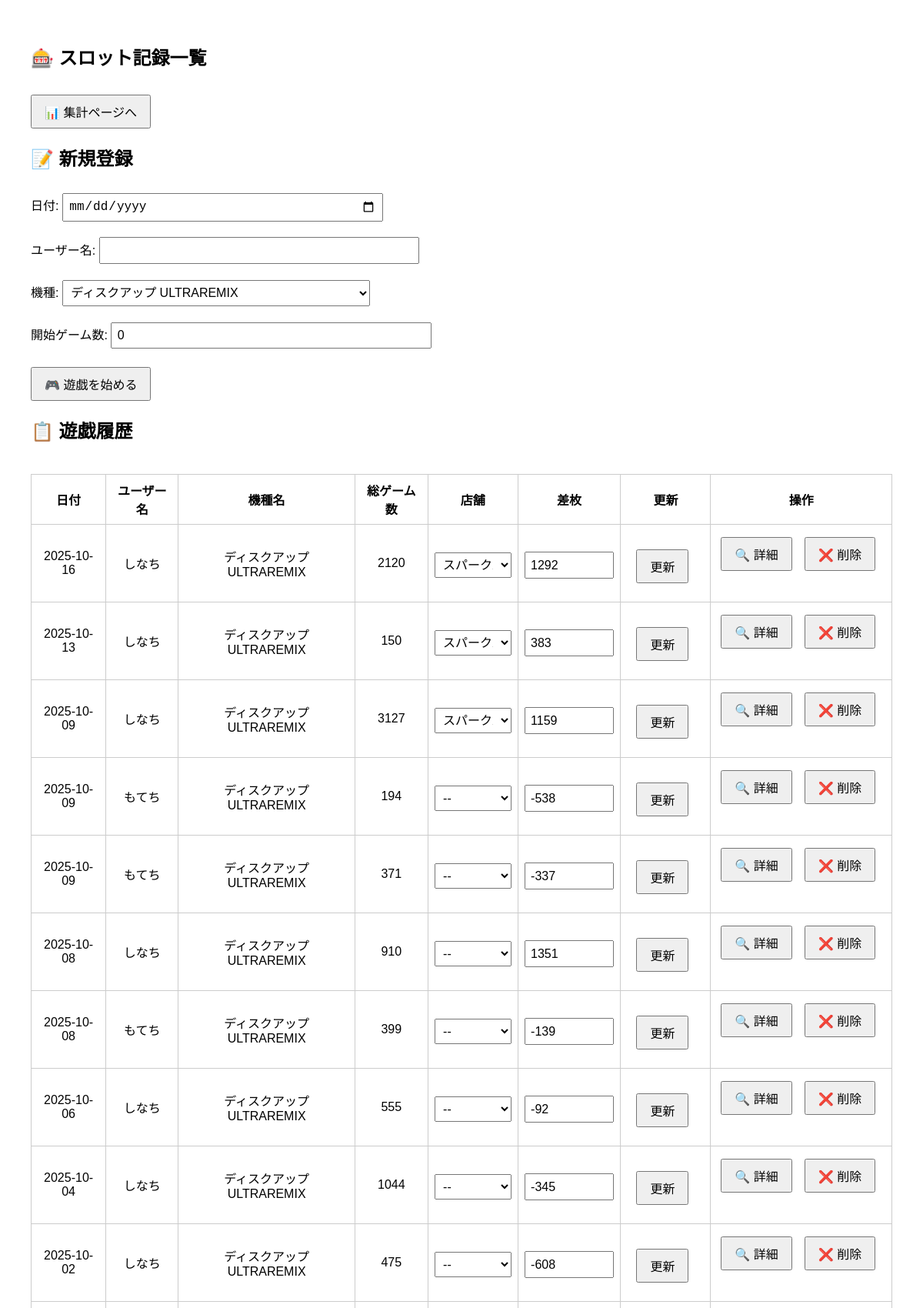
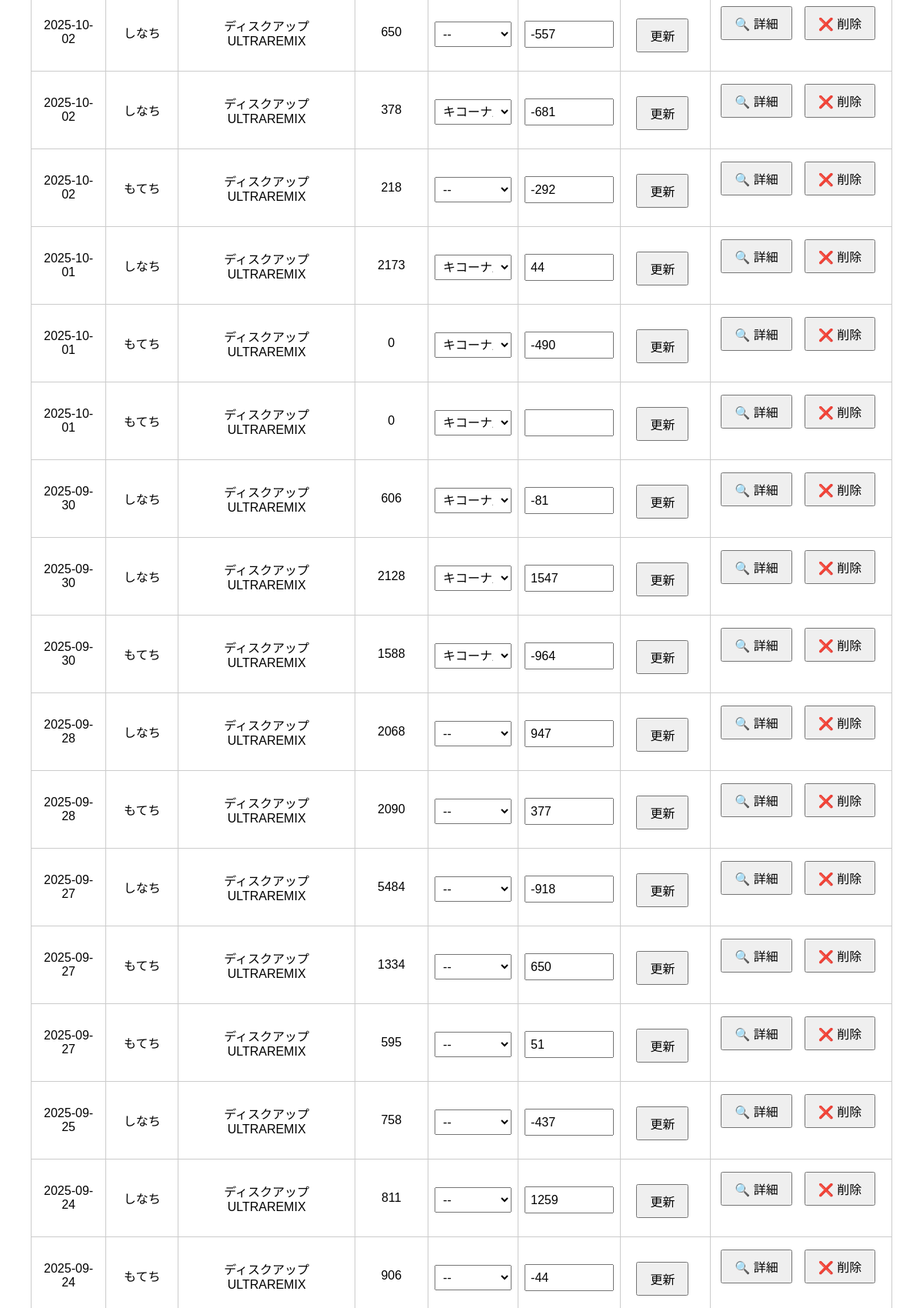
The app's page /slot/ (upper part) with its own data (2 pictures, top to bottom).
### models.py (models this page shows)
class SlotPlay(db.Model):
    __tablename__ = 'slot_plays'
    id = db.Column(db.Integer, primary_key=True)
    date = db.Column(db.String(10), nullable=False)  # 'YYYY-MM-DD'形式
    username = db.Column(db.String(100), nullable=False)
    slot_machine_id = db.Column(db.Integer, db.ForeignKey('slot_machines.id'), nullable=False)
    start_game = db.Column(db.Integer, nullable=False)
    end_game = db.Column(db.Integer, nullable=False)
    count1 = db.Column(db.Integer, nullable=True)
    count2 = db.Column(db.Integer, nullable=True)
    count3 = db.Column(db.Integer, nullable=True)
    count4 = db.Column(db.Integer, nullable=True)
    count5 = db.Column(db.Integer, nullable=True)
    count6 = db.Column(db.Integer, nullable=True)
    count7 = db.Column(db.Integer, nullable=True)
    count8 = db.Column(db.Integer, nullable=True)
    count9 = db.Column(db.Integer, nullable=True)
    count10 = db.Column(db.Integer, nullable=True)
    text_1 = db.Column(db.String(255), nullable=True)
    text_2 = db.Column(db.String(255), nullable=True)
    text_3 = db.Column(db.String(255), nullable=True)
    text_4 = db.Column(db.String(255), nullable=True)
    text_5 = db.Column(db.String(255), nullable=True)
    text_6 = db.Column(db.String(255), nullable=True)
    text_7 = db.Column(db.String(255), nullable=True)
    text_8 = db.Column(db.String(255), nullable=True)
    text_9 = db.Column(db.String(255), nullable=True)
    text_10 = db.Column(db.String(255), nullable=True)
    shop_name = db.Column(db.String(100), nullable=True)  # 店舗名
    difference = db.Column(db.Integer, nullable=True)     # 差枚数（±対応）
    hits = db.relationship('SlotHit', backref='play', lazy=True)

class SlotMachine(db.Model):
    __tablename__ = 'slot_machines'
    id = db.Column(db.Integer, primary_key=True)
    name = db.Column(db.String(100), nullable=False)
    plays = db.relationship('SlotPlay', backref='machine', lazy=True)

### views/index.py (the view, shortened to what this page needs)
@top_bp.route("/", methods=["GET", "POST"])
def index():
    plays = db.session.query(SlotPlay, SlotMachine)\
        .outerjoin(SlotMachine, SlotPlay.slot_machine_id == SlotMachine.id)\
        .order_by(SlotPlay.date.desc())\
        .all()
    machines = SlotMachine.query.all()
    return render_template("slot/index.html", plays=plays, machines=machines)

### templates/slot/index.html (shortened to what this page needs)
<!DOCTYPE html>
<html lang="ja">
<head>
</head>
<body>
  <h1>🎰 スロット記録一覧</h1>
  <div style="margin: 1em 0;">
    <a href="{{ url_for('top.aggregate') }}">
      <button type="button">📊 集計ページへ</button>
    </a>
  </div>
  <h2>📝 新規登録</h2>
  {% if machines %}
  <form method="POST">
    <label>
      日付:
      <input type="date" name="date" required>
    </label>
    <label>
      ユーザー名:
      <input type="text" name="user_name" required>
    </label>
    <label>
      機種:
      <select name="machine_id">
        {% for machine in machines %}
        <option value="{{ machine.id }}">{{ machine.name }}</option>
        {% endfor %}
      </select>
    </label>
    <label>
      開始ゲーム数:
      <input type="number" name="start_game" min="0" value="0" required>
    </label>
    <button type="submit">🎮 遊戯を始める</button>
  </form>
  {% else %}
  <p style="color: red;">※ 機種データが登録されていません。データベースを初期化してください。</p>
  {% endif %}
  <h2>📋 遊戯履歴</h2>
  {% if plays %}
  <div style="overflow-x: auto;">
    <table>
      <tr>
        <th>日付</th>
        <th>ユーザー名</th>
        <th>機種名</th>
        <th>総ゲーム数</th>
        <th>店舗</th>
        <th>差枚</th>
        <th>更新</th>
        <th>操作</th>
      </tr>
      {% for play, machine in plays %}
      <tr>
        <td>{{ play.date }}</td>
        <td>{{ play.username }}</td>
        <td>{{ machine.name }}</td>
        <td>{{ play.end_game - play.start_game }}</td>
        <td>
          <form method="POST" action="{{ url_for('top.update_play', slot_play_id=play.id) }}">
            <select name="shop_name">
              <option value="">--</option>
              <option value="キコーナ府中" {% if play.shop_name == 'キコーナ府中' %}selected{% endif %}>キコーナ府中</option>
              <option value="スパークル" {% if play.shop_name == 'スパークル' %}selected{% endif %}>スパークル</option>
            </select>
        </td>
        <td>
            <input type="number" name="difference" value="{{ play.difference or '' }}">
        </td>
        <td>
            <button type="submit">更新</button>
        </td>
        <td>
          <div class="action-buttons">
            {% if machine.name == "ディスクアップ ULTRAREMIX" %}
            <a href="{{ url_for('disk_up_ultra.play_detail', slot_play_id=play.id) }}">
              <button type="button">🔍 詳細</button>
            </a>
            {% else %}
            <button type="button" disabled>🔒 未対応</button>
            {% endif %}
            <form method="POST" action="{{ url_for('top.delete_play', slot_play_id=play.id) }}">
              <button type="submit" onclick="return confirm('本当に削除しますか？')">❌ 削除</button>
            </form>
          </div>
        </td>
      </tr>
      {% endfor %}
    </table>
  </div>
  {% else %}
  <p>まだ遊戯記録がありません。</p>
  {% endif %}
</body>
</html>

### templates/slot/index.html (style rules this page uses)
body { font-family: sans-serif; padding: 2em; font-size: 1rem; }
h1, h2 { font-size: 1.5rem; margin-bottom: 1em; }
form { margin-bottom: 2em; }
label { display: block; margin-bottom: 1em; }
input[type="text"], input[type="number"], input[type="date"], select { padding: 0.4em; font-size: 1rem; width: 100%; max-width: 400px; margin-top: 0.3em; }
button { padding: 0.5em 1em; font-size: 1rem; margin-top: 0.5em; margin-right: 0.5em; }
table { border-collapse: collapse; width: 100%; margin-top: 1em; }
th, td { border: 1px solid #ccc; padding: 0.5em; text-align: center; }
.action-buttons { display: flex; justify-content: center; flex-wrap: wrap; gap: 0.5em; }
form[method="POST"] { display: inline; }
td select, td input[type="number"] { width: 100px; min-width: 80px; }
td button { min-width: 60px; }
td:nth-child(5), td:nth-child(6), td:nth-child(7) { min-width: 100px; }

### records on screen
SlotPlay: date "2025-10-16", username "しなち", name "ディスクアップ ULTRAREMIX", play.end_game-play.start_game "2120", shop_name "スパークル", difference "1292"
SlotPlay: date "2025-10-13", username "しなち", name "ディスクアップ ULTRAREMIX", play.end_game-play.start_game "150", shop_name "スパークル", difference "383"
SlotPlay: date "2025-10-09", username "しなち", name "ディスクアップ ULTRAREMIX", play.end_game-play.start_game "3127", shop_name "スパークル", difference "1159"
SlotPlay: date "2025-10-09", username "もてち", name "ディスクアップ ULTRAREMIX", play.end_game-play.start_game "194", difference "-538"
SlotPlay: date "2025-10-09", username "もてち", name "ディスクアップ ULTRAREMIX", play.end_game-play.start_game "371", difference "-337"
SlotPlay: date "2025-10-08", username "しなち", name "ディスクアップ ULTRAREMIX", play.end_game-play.start_game "910", difference "1351"
SlotPlay: date "2025-10-08", username "もてち", name "ディスクアップ ULTRAREMIX", play.end_game-play.start_game "399", difference "-139"
SlotPlay: date "2025-10-06", username "しなち", name "ディスクアップ ULTRAREMIX", play.end_game-play.start_game "555", difference "-92"
SlotPlay: date "2025-10-04", username "しなち", name "ディスクアップ ULTRAREMIX", play.end_game-play.start_game "1044", difference "-345"
SlotPlay: date "2025-10-02", username "しなち", name "ディスクアップ ULTRAREMIX", play.end_game-play.start_game "475", difference "-608"
SlotPlay: date "2025-10-02", username "しなち", name "ディスクアップ ULTRAREMIX", play.end_game-play.start_game "650", difference "-557"
SlotPlay: date "2025-10-02", username "しなち", name "ディスクアップ ULTRAREMIX", play.end_game-play.start_game "378", shop_name "キコーナ府中", difference "-681"
SlotPlay: date "2025-10-02", username "もてち", name "ディスクアップ ULTRAREMIX", play.end_game-play.start_game "218", difference "-292"
SlotPlay: date "2025-10-01", username "しなち", name "ディスクアップ ULTRAREMIX", play.end_game-play.start_game "2173", shop_name "キコーナ府中", difference "44"
SlotPlay: date "2025-10-01", username "もてち", name "ディスクアップ ULTRAREMIX", play.end_game-play.start_game "0", shop_name "キコーナ府中", difference "-490"
SlotPlay: date "2025-10-01", username "もてち", name "ディスクアップ ULTRAREMIX", play.end_game-play.start_game "0", shop_name "キコーナ府中"
SlotPlay: date "2025-09-30", username "しなち", name "ディスクアップ ULTRAREMIX", play.end_game-play.start_game "606", shop_name "キコーナ府中", difference "-81"
SlotPlay: date "2025-09-30", username "しなち", name "ディスクアップ ULTRAREMIX", play.end_game-play.start_game "2128", shop_name "キコーナ府中", difference "1547"
SlotPlay: date "2025-09-30", username "もてち", name "ディスクアップ ULTRAREMIX", play.end_game-play.start_game "1588", shop_name "キコーナ府中", difference "-964"
SlotPlay: date "2025-09-28", username "しなち", name "ディスクアップ ULTRAREMIX", play.end_game-play.start_game "2068", difference "947"
SlotPlay: date "2025-09-28", username "もてち", name "ディスクアップ ULTRAREMIX", play.end_game-play.start_game "2090", difference "377"
SlotPlay: date "2025-09-27", username "しなち", name "ディスクアップ ULTRAREMIX", play.end_game-play.start_game "5484", difference "-918"
SlotPlay: date "2025-09-27", username "もてち", name "ディスクアップ ULTRAREMIX", play.end_game-play.start_game "1334", difference "650"
SlotPlay: date "2025-09-27", username "もてち", name "ディスクアップ ULTRAREMIX", play.end_game-play.start_game "595", difference "51"
SlotPlay: date "2025-09-25", username "しなち", name "ディスクアップ ULTRAREMIX", play.end_game-play.start_game "758", difference "-437"
SlotPlay: date "2025-09-24", username "しなち", name "ディスクアップ ULTRAREMIX", play.end_game-play.start_game "811", difference "1259"
SlotPlay: date "2025-09-24", username "もてち", name "ディスクアップ ULTRAREMIX", play.end_game-play.start_game "906", difference "-44"

### other values on screen
form field machine_id "ディスクアップ ULTRAREMIX"
